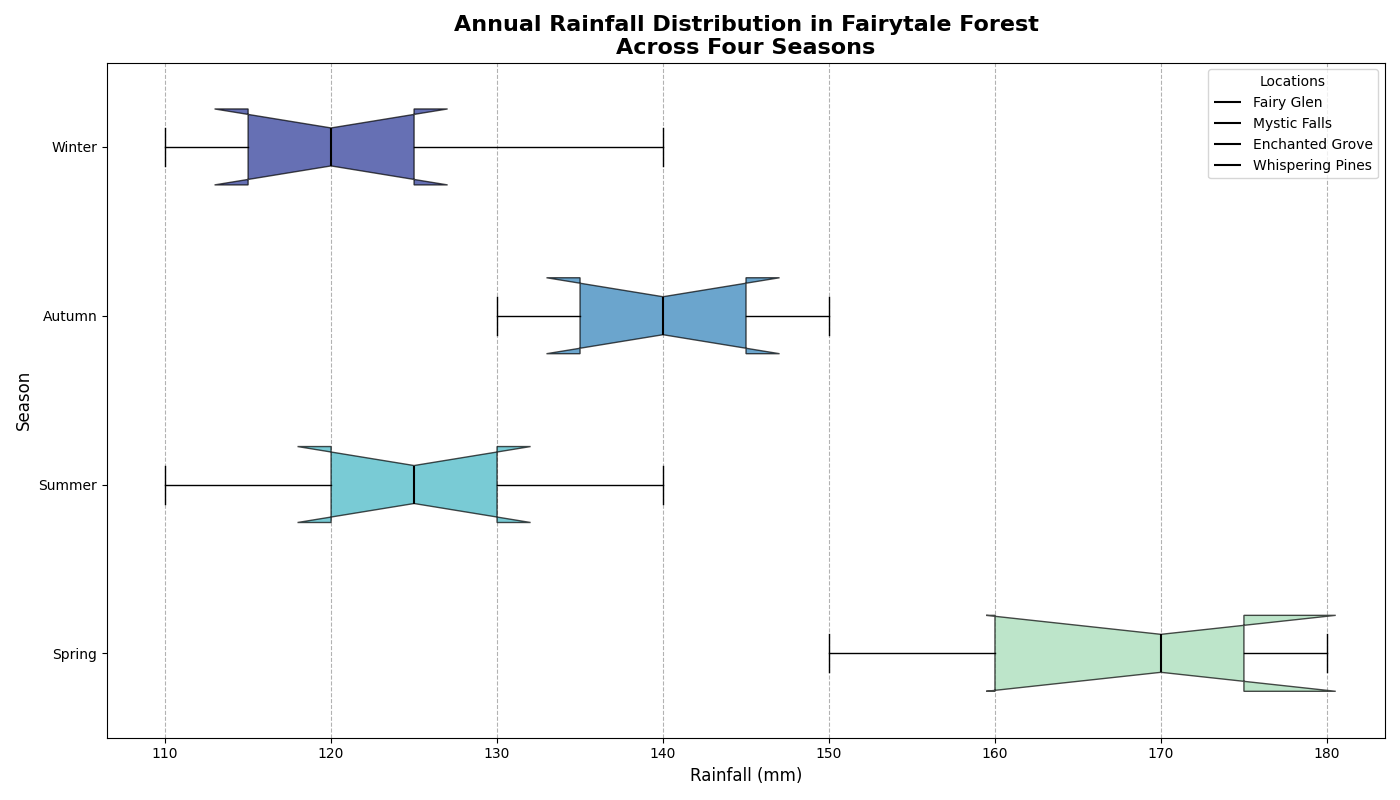

Python code for this plot:
import matplotlib.pyplot as plt
import numpy as np

# Seasons
seasons = ['Spring', 'Summer', 'Autumn', 'Winter']

# Defined data for each location and season (in millimeters)
rainfall_data = {
    'Fairy Glen':    [160, 120, 130, 110],
    'Mystic Falls':  [150, 110, 140, 120],
    'Enchanted Grove': [170, 130, 150, 140],
    'Whispering Pines': [180, 140, 135, 125],
    'Twilight Meadow': [175, 125, 145, 115]
}

# Prepare data for box plot: transpose to create datasets for each season across different locations
season_data = np.array(list(rainfall_data.values()))

# Create a figure and axis
fig, ax = plt.subplots(figsize=(14, 8))

# Plotting horizontal box plots for each season
boxplots = ax.boxplot(season_data, notch=True, vert=False, patch_artist=True, labels=seasons)

# Define a color palette to represent seasons
colors = ['#a1dab4', '#41b6c4', '#2c7fb8', '#253494']

# Set colors for each box plot and adjust median line properties
for patch, color, median in zip(boxplots['boxes'], colors, boxplots['medians']):
    patch.set_facecolor(color)
    patch.set_alpha(0.7)
    patch.set_edgecolor('black')
    median.set_color('black')
    median.set_linewidth(1.5)

# Customizing the plot
ax.set_title('Annual Rainfall Distribution in Fairytale Forest\nAcross Four Seasons', fontsize=16, fontweight='bold')
ax.set_xlabel('Rainfall (mm)', fontsize=12)
ax.set_ylabel('Season', fontsize=12)

# Add a grid for the x-axis to enhance readability
ax.xaxis.grid(True, linestyle='--', color='grey', alpha=0.6)

# Adding legends to explain locations
location_labels = rainfall_data.keys()
for line, label in zip(boxplots['medians'], location_labels):
    line.set_label(label)

# Add legend
ax.legend(title='Locations', fontsize=10, loc='upper right')

# Applying tight layout to prevent overlap
plt.tight_layout()

# Show the plot
plt.show()
